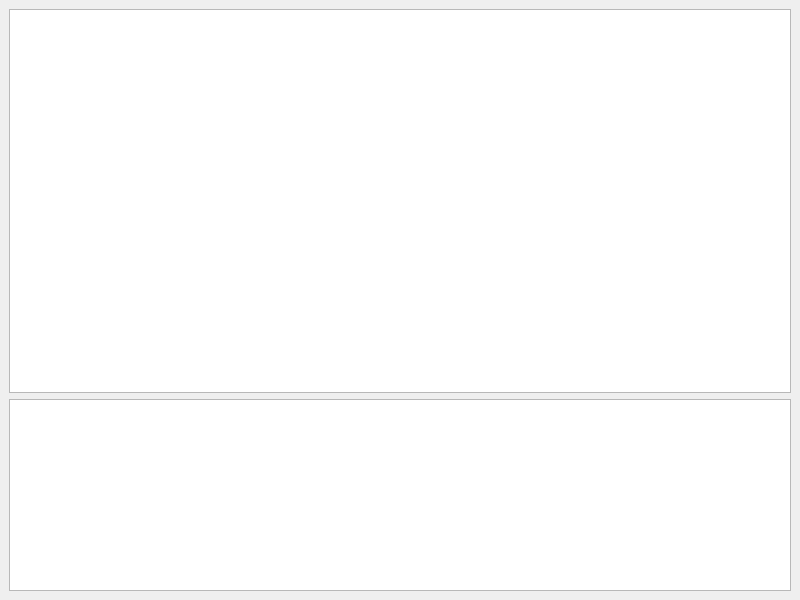
<?xml version="1.0" encoding="UTF-8"?>
<ui version="4.0">
 <class>MainWindow</class>
 <widget class="QMainWindow" name="MainWindow">
  <property name="geometry">
   <rect>
    <x>0</x>
    <y>0</y>
    <width>800</width>
    <height>600</height>
   </rect>
  </property>
  <property name="windowTitle">
   <string>MainWindow</string>
  </property>
  <widget class="QWidget" name="centralwidget">
   <layout class="QGridLayout" name="gridLayout">
    <item row="0" column="0">
     <widget class="CTabMarket" name="tableView_md"/>
    </item>
    <item row="1" column="0">
     <widget class="QTextBrowser" name="textBrowser_log">
      <property name="sizePolicy">
       <sizepolicy hsizetype="Expanding" vsizetype="Minimum">
        <horstretch>0</horstretch>
        <verstretch>0</verstretch>
       </sizepolicy>
      </property>
      <property name="minimumSize">
       <size>
        <width>0</width>
        <height>50</height>
       </size>
      </property>
      <property name="maximumSize">
       <size>
        <width>16777215</width>
        <height>200</height>
       </size>
      </property>
     </widget>
    </item>
   </layout>
  </widget>
 </widget>
 <customwidgets>
  <customwidget>
   <class>CTabMarket</class>
   <extends>QTableView</extends>
   <header location="global">CTabMarket.h</header>
  </customwidget>
 </customwidgets>
 <resources/>
 <connections/>
</ui>
